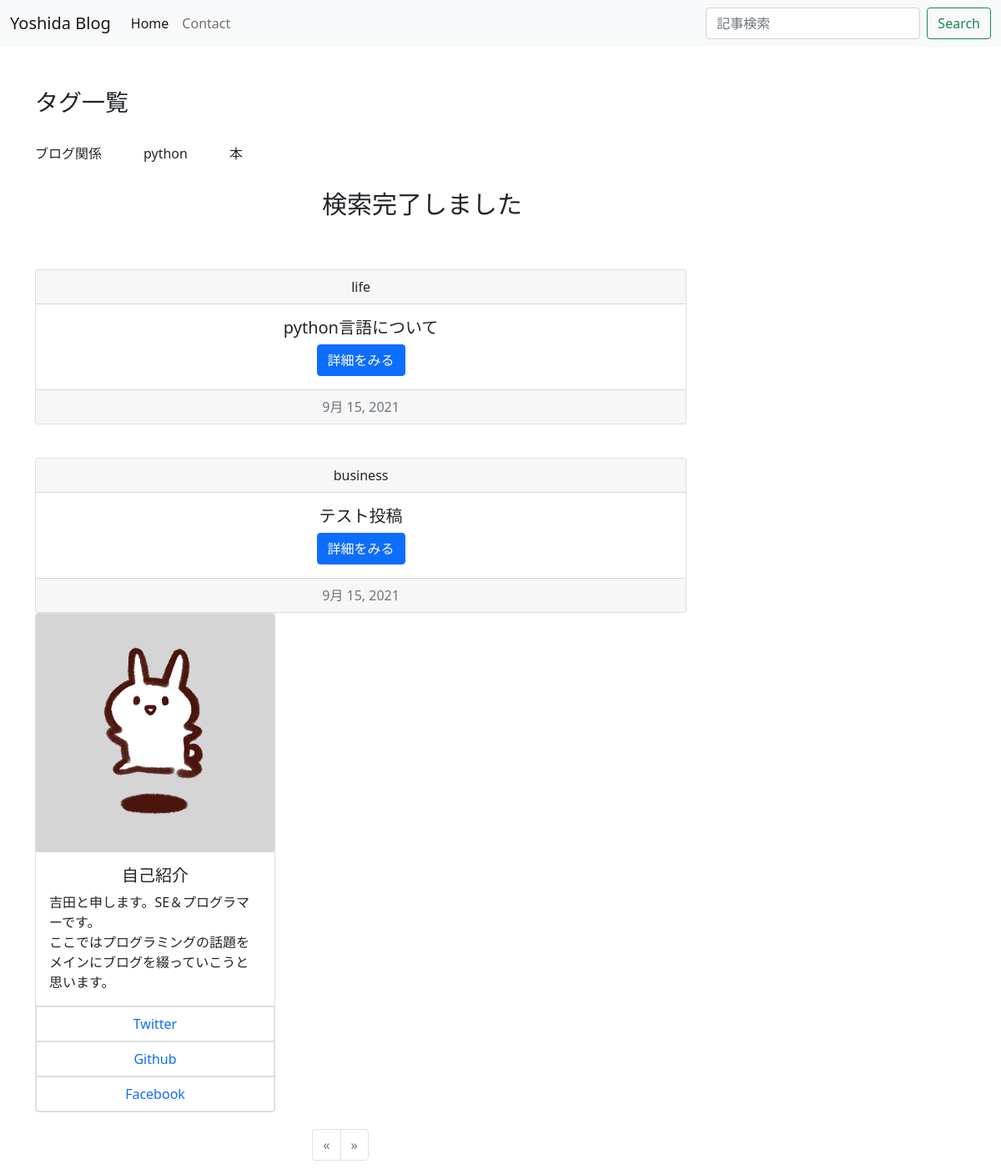
The page /tag/ブログ関係/ on the database as committed earlier.
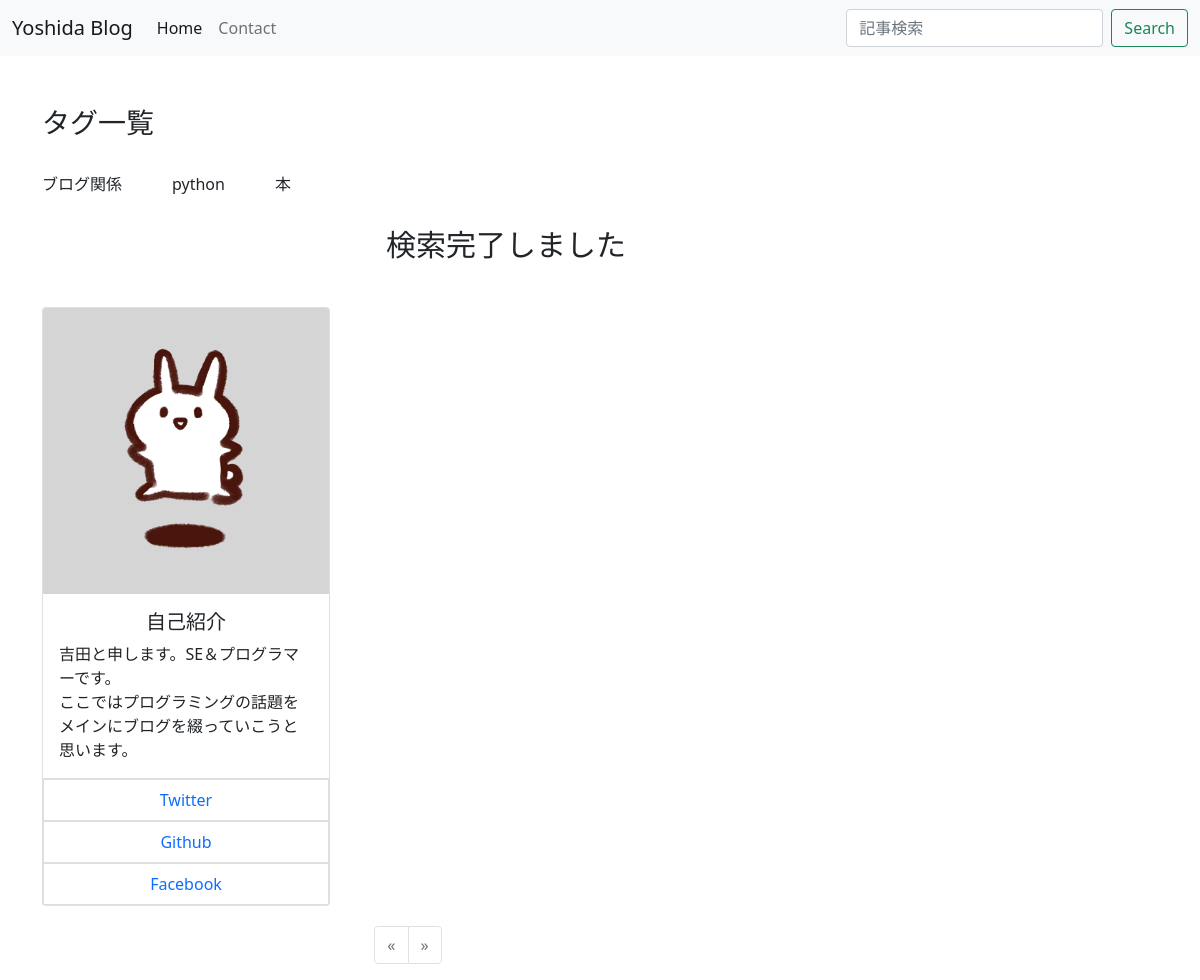
The same page on the database as committed later.
### blogapp/models.py (models this page shows, shortened)
class Tag(models.Model):
    name = models.CharField(max_length=20)
    def __str__(self):
        return self.name

class BlogModel(models.Model):
    title = models.CharField(max_length=100, verbose_name='タイトル')
    content = MDTextField(verbose_name='内容')
    postdate = models.DateField(auto_now_add=True, verbose_name='投稿日')
    category = models.CharField(
        max_length= 50,
        choices= CATEGORY,
        verbose_name= 'ジャンル'
    )
    tag = models.ManyToManyField(Tag, blank=True)
    class Meta:
        verbose_name = ('ブログ記事投稿')
        verbose_name_plural = ('ブログ記事投稿')

### blogapp/views.py (the view)
# urls.py: path('tag/<str:tag>/', TagView.as_view(),name='tag'),
class TagView(generic.ListView):
    model = BlogModel
    template_name = 'list.html'
    def get_queryset(self):
        tag = Tag.objects.get(name=self.kwargs['tag'])
        queryset = BlogModel.objects.order_by('-id').filter(tag=tag)
        messages.success(self.request, '検索完了しました')
        return queryset
    def get_context_data(self, **kwargs):
        context = super().get_context_data(**kwargs)
        context['tag_key'] = self.kwargs['tag']
        return context

### blogapp/context.py (called while the page is built)
def related(request):
    context = {
        'tag_list': Tag.objects.all(),
    }
    return context

### blogapp/templates/list.html (shortened to what this page needs)
{% extends 'base.html' %}
{% load static %}
{% block content %}
<link rel="stylesheet" type="text/css" href="{% static 'list_style.css' %}">
<div class="container">
  <div class="tag-line">
    <h3>タグ一覧</h3><br>
    {% for tag in tag_list %}
    <a href="{% url 'blogapp:tag' tag %}" class="btn btn-outline-dark">
      <p>{{ tag.name }}</p>
    </a>
    {% endfor %}
  </div>
  {% if messages %}
    {% for message in messages %}
    <p class="message_fontcolor">{{ message }}</p>
    {% endfor %}
  {% endif %}
  {% for item in object_list %}
  <div class="card text-center">
    <div class="card-header">
      {{item.category}}
    </div>
    <div class="card-body">
      <h5 class="card-title"> {{item.title}}</h5>
      <a href="{% url 'blogapp:detail' item.pk %}" class="btn btn-primary">詳細をみる</a>
    </div>
    <div class="card-footer text-muted">
      {{item.postdate}}
    </div>
  </div>
  {% endfor %}
  <div class="card" style="width: 18rem;">
    <img src="{% static 'usasa.png' %}" class="card-img-top" alt="profile-image">
    <div class="card-body">
      <h5 class="card-title">自己紹介</h5>
      <p class="card-text">吉田と申します。SE＆プログラマーです。<br>ここではプログラミングの話題をメインにブログを綴っていこうと思います。</p>
    </div>
    <ul class="list-group list-group-flush">
      <a href="https://twitter.com/D6CLR9VGT6iYCbX"><li class="list-group-item">Twitter</li></a>
      <a href="https://github.com/Yoshida-Programmer"><li class="list-group-item">Github</li></a>
      <a href="#"><li class="list-group-item">Facebook</li></a>
    </ul>
  </div>
</div>
<nav>
  <ul class="pagination justify-content-center">
    {% if page_obj.has_previous %}
    <li class="page-item">
      <a class="page-link text-info" href="?page={{ page_obj.previous_page_number }}" tabindex="-1">&laquo;</a>
    </li>
    {% else %}
    <li class="page-item disabled">
      <span class="page-link">&laquo;</span>
    </li>
    {% endif %}
    {% if page_obj.has_next %}
    <li class="page-item">
      <a class="page-link text-info" href="?page={{ page_obj.next_page_number }}">&laquo;</a>
    </li>
    {% else %}
    <li class="page-item disabled">
      <span class="page-link">&raquo;</span>
    </li>
    {% endif %}
  </ul>
</nav>
{% endblock content %}

Rows that differ between the two databases and show on the page:
removed BlogModel: category "life", title "python言語について", postdate "9月 15, 2021"
removed BlogModel: category "business", title "テスト投稿", postdate "9月 15, 2021"
